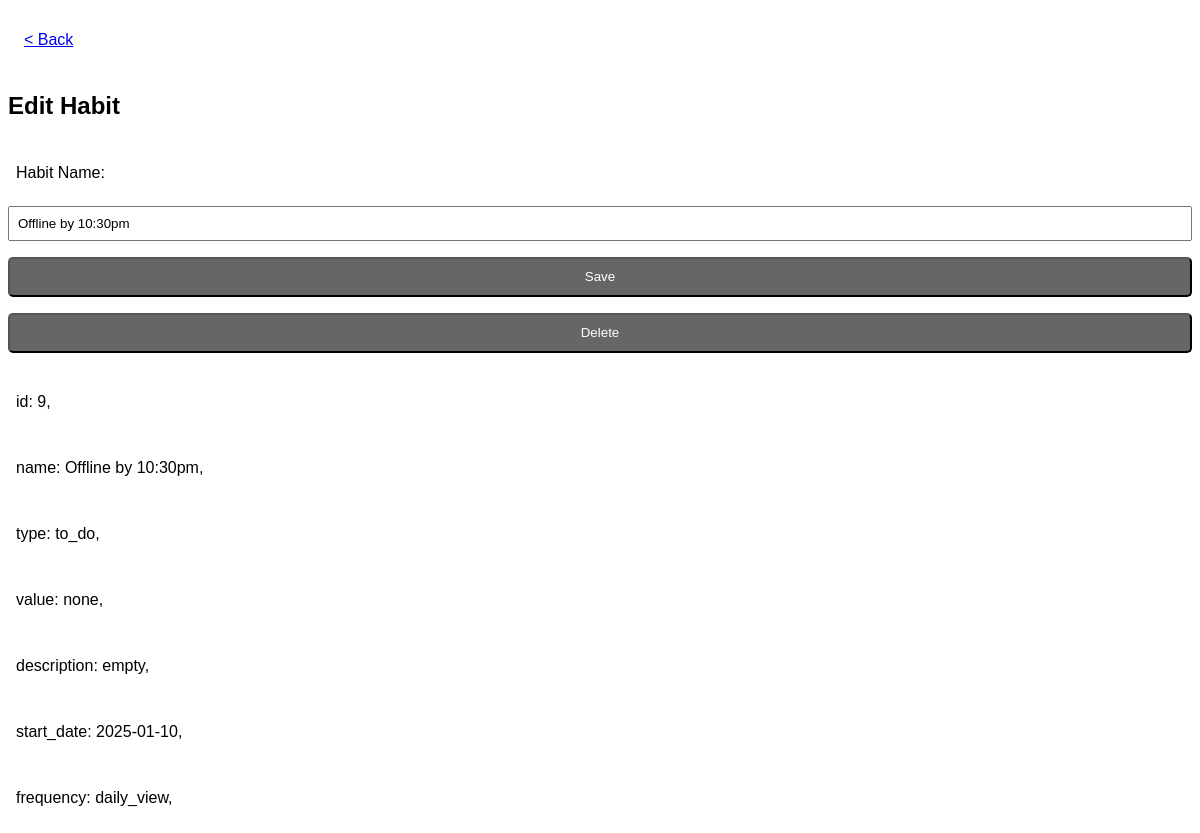
The app's page /habit/9/update with its own data.
### tables this page shows
CREATE TABLE habits (
                id INTEGER PRIMARY KEY AUTOINCREMENT,
                name TEXT NOT NULL,
                type TEXT NOT NULL,
                value TEXT NOT NULL, 
                description TEXT,
                start_date DATE NOT NULL, 
                frequency TEXT DEFAULT 'daily'
            );

### habitru.py (the view)
@app.route("/habit/<int:habit_id>/update", methods=["GET", "POST"])
def update_habit(habit_id):
    action = request.form.get("action")
    habit_name = request.form.get("habit-name")
    referrer = request.form.get("referrer")
    conn = get_db_connection()
    if conn:
        if request.method == "POST":
            if action == "save":
                if not habit_name:
                    return redirect(url_for('update_habit', habit_id=habit_id))
                conn.execute("UPDATE habits SET name = ? WHERE id = ?", (habit_name, habit_id))
                conn.commit()
                flash("Habit update successfully.")
                conn.close()
                return redirect(url_for('yearly_view'))
            elif action == "delete":
                conn.execute("DELETE FROM habits WHERE id = ?", (habit_id,))
                conn.commit()
                flash("Habit deleted successfully")
                conn.close()
                return redirect(url_for('yearly_view'))
        else:
            habit_row = conn.execute("SELECT * FROM habits WHERE id = ?;", (habit_id,)).fetchone()
            conn.close()
            habit = {}
            if habit_row:
                for key in habit_row.keys():
                    habit[key] = habit_row[key]
            return render_template('edit_habit.html', habit=habit)
    else:
        flash("Database connection error.")
        return redirect(url_for('daily_view'))

### habitru.py (called while the page is built)
@app.after_request
def after_request(response):
    response.headers["Cache-Control"] = "no-cache, no-store, must-revalidate"
    response.headers["Expires"] = 0
    response.headers["Pragma"] = "no-cache"
    return response

def get_db_connection():
    try:
        conn = sqlite3.connect('habitru.db')
        conn.row_factory = sqlite3.Row
        return conn
    except sqlite3.Error as e:
        print(f"Database connection error: {e}")
        return None

### templates/edit_habit.html (shortened to what this page needs)
{% extends "layout.html" %}
{% block navbar %}
    <nav class="nav">
        <div class="left">
            <a href="javascript:history.back()">< Back</a>
        </div>
    </nav>
{% endblock %}
{% block main %}
    <section id="new-habit">
        <h1>Edit Habit</h1>
        <form name="new-habit" id="habit-tracking-form" action="{{ url_for('update_habit', habit_id=habit.id) }}" method="POST">
            <p>Habit Name:</p>
            <input type="text" name="habit-name" placeholder="Track your meal time, exercise... and more" value="{{ habit.name }}">
            <button id="save-button" type="submit">Save</button>
            <button id="delete-button" type="submit" onclick="document.getElementById('form-action').value='delete';">Delete</button>
            {% for attr in habit%}
                <p>{{attr}}: {{habit[attr]}},</p>
            {% endfor %}
        </form>
    </section>
{% endblock %}

### static/style.css (style rules this page uses)
:root { --standard-width: 380px; }
*, *::before, *::after { box-sizing: border-box; }
html { position: relative; }
body { background-color: #fff; color: #000; font-family: Arial, Helvetica, sans-serif; }
button, .button { display:block; padding: 8px 16px; min-height: 40px; background-color: #666; color: #fff; cursor: pointer; border-radius: 5px; text-decoration-line: none; }
.nav { display:flex; flex-direction: row; top:0px; z-index: 1000; display: flex; justify-content: space-between; align-items: center; width: 100%; min-height: 64px; }
.nav div { flex: 1 1 0%; }
.nav .left { padding-left: 16px; }
#new-habit > form { display: flex; flex-direction: column; }
#habit-tracking-form > * { padding: 8px; margin-bottom: 16px; }

### records on screen
habits: habit-name "Offline by 10:30pm", id "9" "Offline by 10:30pm" "to_do" "none" "empty" "2025-01-10" "daily_view"

### other values on screen
{{ attr }} "id" "name" "type" "value" "description" "start_date" "frequency"
